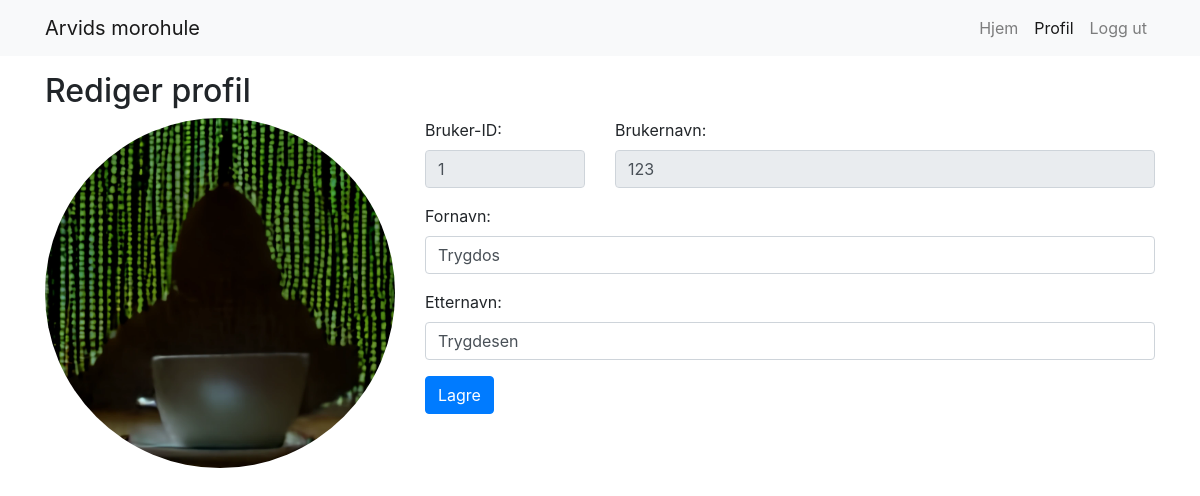
The page /profile/update (signed in) on the database as committed earlier.
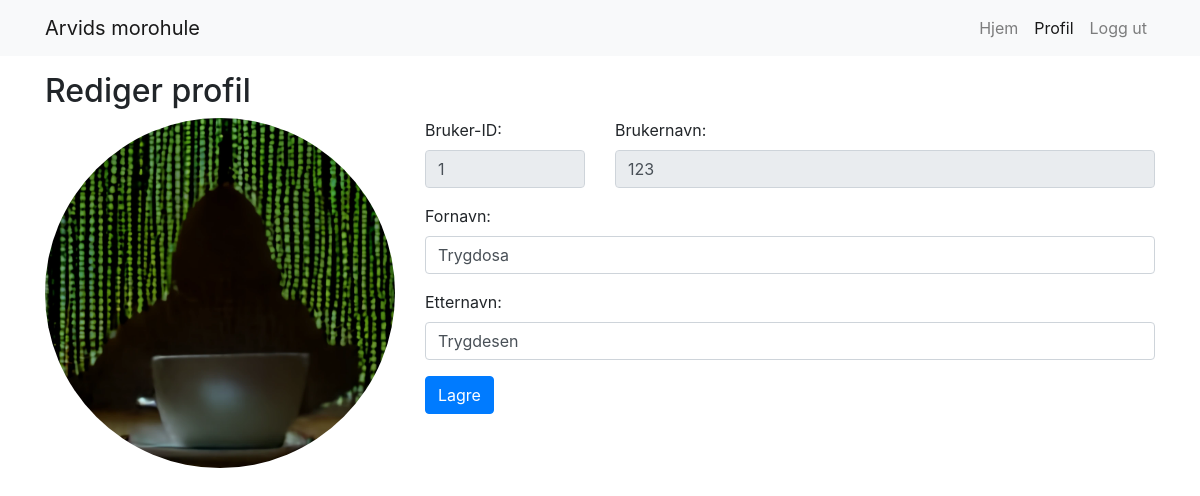
The same page on the database as committed later.
### app.py (models this page shows, shortened)
class User(db.Model, UserMixin):
    id = db.Column(db.Integer, primary_key=True)
    username = db.Column(db.String(80), unique=True, nullable=False)
    password = db.Column(db.String(120), nullable=False)
    first_name = db.Column(db.String(80))
    last_name = db.Column(db.String(80))

### app.py (the view, shortened to what this page needs)
@app.route('/profile/update', methods=['GET', 'POST'])
@login_required
def profile_update():
    context = CONTEXT.copy()
    context.update({
        'active_tab': 'profile',
        'user': current_user,
    })
    return render_template('profile_update.html', **context)

### app.py (called while the page is built)
@login_manager.user_loader
def load_user(user_id):
    return User.query.get(int(user_id))

### templates/profile_update.html
{% extends "base.html" %}
{% block content %}
<h2>Rediger profil</h2>
<div class="row">
  <div class="col-md-4">
    <img src="{{ user.profile_picture_url|default('/static/media/avatars/level-1.png') }}" class="img-fluid rounded-circle" alt="Profile Picture">
  </div>
  <div class="col-md-8">
    <form method="POST">
      <div class="form-group">
        <div class="row">
          <div class="col-md-3">
            <label for="user_id">Bruker-ID:</label>
            <input type="text" class="form-control" id="user_id" name="user_id" value="{{ user.id }}" readonly>
          </div>
          <div class="col-md-9">
            <label for="username">Brukernavn:</label>
            <input type="text" class="form-control" id="username" name="username" value="{{ user.username }}" readonly>
          </div>
        </div>
      </div>
      <div class="form-group">
        <label for="first_name">Fornavn:</label>
        <input type="text" class="form-control" id="first_name" name="first_name" value="{{ user.first_name }}" required>
      </div>
      <div class="form-group">
        <label for="last_name">Etternavn:</label>
        <input type text" class="form-control" id="last_name" name="last_name" value="{{ user.last_name }}" required>
      </div>
      <button type="submit" class="btn btn-primary">Lagre</button>
    </form>
  </div>
</div>
{% endblock %}

### templates/base.html (shortened to what this page needs)
<!DOCTYPE html>
<html lang="en">
<head>
    <link rel="stylesheet" href="https://stackpath.bootstrapcdn.com/bootstrap/4.5.2/css/bootstrap.min.css"
>
</head>
<body>
    <nav class="navbar navbar-expand-lg navbar-light bg-light">
        <div class="container">
            <a class="navbar-brand" href="{{site_title_url_target}}">{{site_title}}</a>
            <div class="collapse navbar-collapse" id="navbarNav">
                <ul class="navbar-nav ml-auto">
                    <li class="nav-item">
                        <a class="nav-link {% if active_tab == 'index' %} active {% endif %}" href="{{ url_for('index') }}">Hjem</a>
                    </li>
                    {% if not user.is_authenticated %}
                    <li class="nav-item">
                        <a class="nav-link {% if active_tab == 'login' %} active {% endif %}" href="{{ url_for('login') }}">Logg inn</a>
                    </li>
                    <li class="nav-item">
                        <a class="nav-link {% if active_tab == 'register' %} active {% endif %}" href="{{ url_for('register') }}">Ny bruker</a>
                    </li>
                    {% else %}
                    <li class="nav-item">
                        <a class="nav-link {% if active_tab == 'profile' %} active {% endif %}" href="{{ url_for('profile') }}">Profil</a>
                    </li>
                    <li class="nav-item">
                        <a class="nav-link {% if active_tab == 'logout' %} active {% endif %}" href="{{ url_for('logout') }}">Logg ut</a>
                    </li>
                    {% endif %}
                </ul>
            </div>
        </div>
    </nav>
    <div class="container mt-3">
        {% block content %}{% endblock %}
    </div>
</body>
</html>

### templates/base.html (style rules this page uses)
img { transition: transform 0.5s; }

Rows that differ between the two databases and show on the page:
changed User "Trygdesen": first_name "Trygdos" → "Trygdosa"
